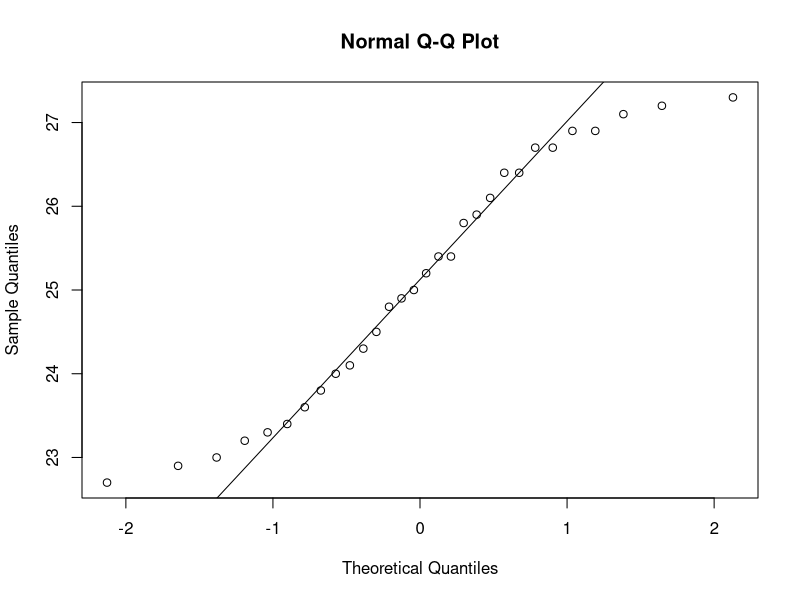
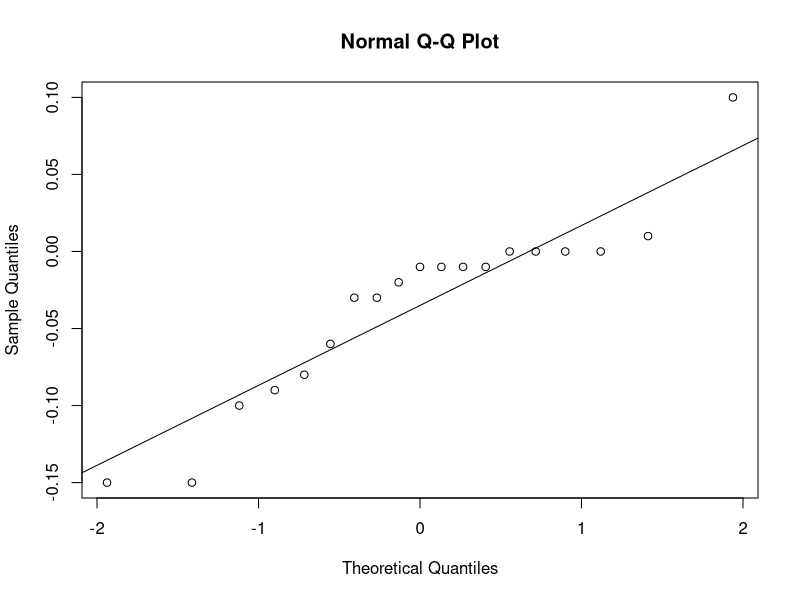
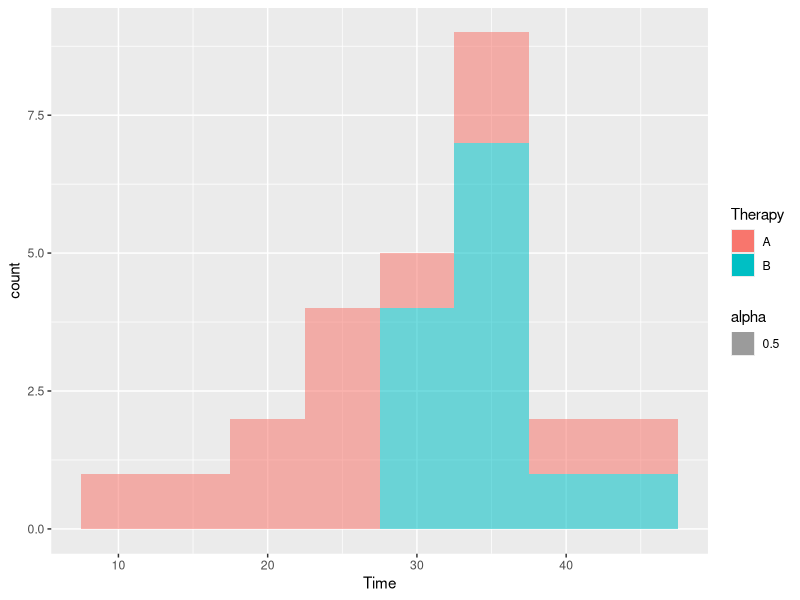
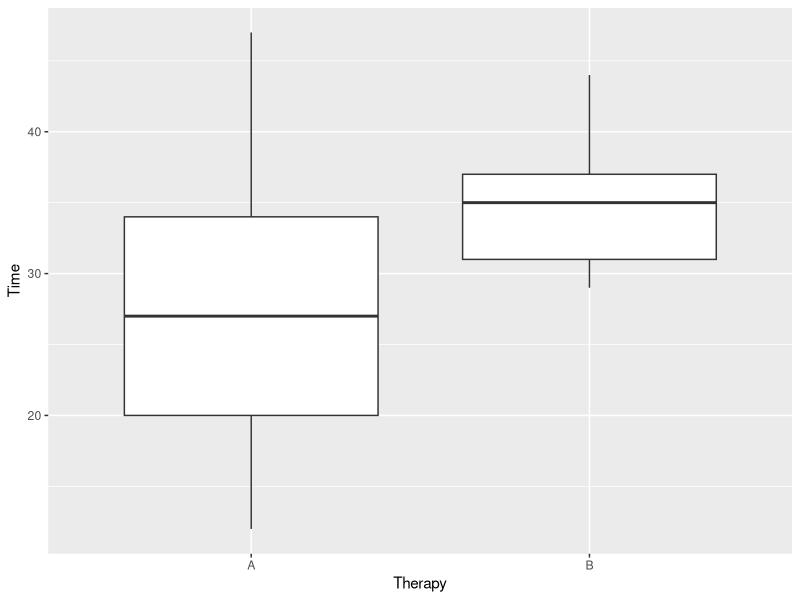

The R script that drew these images, in order:
## ---- chunk 1
knitr::opts_chunk$set(echo = TRUE)
## ---- chunk 2
weight = read.table("./data/Weight.txt", header =T)
wlabor = read.csv("./data/WLabor.csv", header = T)[,1:3]
potencies = unlist(read.table("./data/Potencies.txt"))
## ---- chunk 3
stem(potencies)
## ---- chunk 4
shapiro.test(potencies)
qqnorm(potencies)
qqline(potencies)
## ---- chunk 5
mu = mean(potencies)
s = sd(potencies)
n = length(potencies)
SE = s/sqrt(n); SE
lower = mu - qt(0.995, df=n-1)*SE; lower
upper = mu + qt(0.995, df=n-1)*SE; upper
## ---- chunk 6
library(plyr)
difference_scores = mutate(wlabor, difference_scores = Year_68 - Year_72)
difference_scores
## ---- chunk 7
stem(difference_scores$difference_scores)
## ---- chunk 8
shapiro.test(difference_scores$difference_scores)
qqnorm(difference_scores$difference_scores)
qqline(difference_scores$difference_scores)
## ---- chunk 9
wilcoxTest = wilcox.test(difference_scores$difference_scores, conf.int = T); wilcoxTest
## ---- chunk 10
difference = wilcoxTest$estimate; difference
CI95 = as.numeric(wilcoxTest$conf.int); CI95
## ---- chunk 11
library(ggplot2)
ggplot(weight, aes(Time, fill=Therapy, alpha=0.5)) +
  geom_histogram(binwidth = 5)
## ---- chunk 12
ggplot(weight, aes(Therapy, Time)) +
  geom_boxplot()
## ---- chunk 13
therapyA = weight[weight$Therapy=="A", 2]
shapiro.test(therapyA)
## ---- chunk 14
therapyB = weight[weight$Therapy=="B", 2]
shapiro.test(therapyB)
## ---- chunk 15
mu = mean(therapyA)
s = sd(therapyA)
n = length(therapyA)
SE = s/sqrt(n); SE
lower = mu - qt(0.975, df=n-1)*SE; lower
upper = mu + qt(0.975, df=n-1)*SE; upper
## ---- chunk 16
mu = mean(therapyB)
s = sd(therapyB)
n = length(therapyB)
SE = s/sqrt(n); SE
lower = mu - qt(0.975, df=n-1)*SE; lower
upper = mu + qt(0.975, df=n-1)*SE; upper
## ---- chunk 17
varTest=var.test(therapyA, therapyB); varTest
## ---- chunk 18
wilcoxTest=wilcox.test(therapyA, therapyB, conf.int = T); wilcoxTest
## ---- chunk 19
difference = wilcoxTest$estimate; difference
CI95 = as.numeric(wilcoxTest$conf.int); CI95
## ---- chunk 20
clearance_granted = c(49, 117)
clearance_not_granted = c(33, 17)
employee = data.frame(clearance_granted, clearance_not_granted)
rownames(employee) = c("salaried", "wage_earning")
## ---- chunk 21
Xsq = chisq.test(employee); Xsq
chisqV = Xsq$statistic; chisqV
p = Xsq$p.value; p
## ---- chunk 22
salariesProp = prop.test(49, 49+33, conf.level = 0.99); salariesProp
## ---- chunk 23
wageearningProp = prop.test(117, 117+17, conf.level = 0.99); wageearningProp
## ---- chunk 24
diffPropTest = prop.test(as.matrix(employee)); diffPropTest
diffProp = diffPropTest$estimate[1] -diffPropTest$estimate[2]; diffProp 
CI99 = diffPropTest$conf.int; CI99
